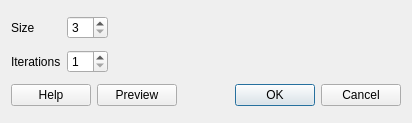
<?xml version="1.0" encoding="UTF-8"?>
<ui version="4.0">
 <class>MorphDialog</class>
 <widget class="QDialog" name="MorphDialog">
  <property name="geometry">
   <rect>
    <x>0</x>
    <y>0</y>
    <width>412</width>
    <height>123</height>
   </rect>
  </property>
  <property name="windowTitle">
   <string>Morphological Operation</string>
  </property>
  <layout class="QGridLayout" name="gridLayout">
   <item row="0" column="0">
    <widget class="QLabel" name="label">
     <property name="text">
      <string>Size</string>
     </property>
    </widget>
   </item>
   <item row="0" column="1">
    <widget class="QSpinBox" name="sizeSpinBox">
     <property name="minimum">
      <number>3</number>
     </property>
     <property name="maximum">
      <number>15</number>
     </property>
     <property name="singleStep">
      <number>2</number>
     </property>
    </widget>
   </item>
   <item row="0" column="2">
    <spacer name="horizontalSpacer">
     <property name="orientation">
      <enum>Qt::Horizontal</enum>
     </property>
     <property name="sizeHint" stdset="0">
      <size>
       <width>261</width>
       <height>20</height>
      </size>
     </property>
    </spacer>
   </item>
   <item row="1" column="0">
    <widget class="QLabel" name="label_2">
     <property name="text">
      <string>Iterations</string>
     </property>
    </widget>
   </item>
   <item row="1" column="1">
    <widget class="QSpinBox" name="iterationsSpinBox">
     <property name="minimum">
      <number>1</number>
     </property>
     <property name="value">
      <number>1</number>
     </property>
    </widget>
   </item>
   <item row="1" column="2">
    <spacer name="horizontalSpacer_2">
     <property name="orientation">
      <enum>Qt::Horizontal</enum>
     </property>
     <property name="sizeHint" stdset="0">
      <size>
       <width>261</width>
       <height>20</height>
      </size>
     </property>
    </spacer>
   </item>
   <item row="2" column="0" colspan="3">
    <layout class="QHBoxLayout" name="horizontalLayout">
     <item>
      <widget class="QPushButton" name="helpButton">
       <property name="text">
        <string>Help</string>
       </property>
      </widget>
     </item>
     <item>
      <widget class="QPushButton" name="previewButton">
       <property name="text">
        <string>Preview</string>
       </property>
      </widget>
     </item>
     <item>
      <widget class="QDialogButtonBox" name="buttonBox">
       <property name="orientation">
        <enum>Qt::Horizontal</enum>
       </property>
       <property name="standardButtons">
        <set>QDialogButtonBox::Cancel|QDialogButtonBox::Ok</set>
       </property>
      </widget>
     </item>
    </layout>
   </item>
  </layout>
 </widget>
 <resources/>
 <connections>
  <connection>
   <sender>buttonBox</sender>
   <signal>accepted()</signal>
   <receiver>MorphDialog</receiver>
   <slot>accept()</slot>
   <hints>
    <hint type="sourcelabel">
     <x>248</x>
     <y>254</y>
    </hint>
    <hint type="destinationlabel">
     <x>157</x>
     <y>274</y>
    </hint>
   </hints>
  </connection>
  <connection>
   <sender>buttonBox</sender>
   <signal>rejected()</signal>
   <receiver>MorphDialog</receiver>
   <slot>reject()</slot>
   <hints>
    <hint type="sourcelabel">
     <x>316</x>
     <y>260</y>
    </hint>
    <hint type="destinationlabel">
     <x>286</x>
     <y>274</y>
    </hint>
   </hints>
  </connection>
 </connections>
</ui>
